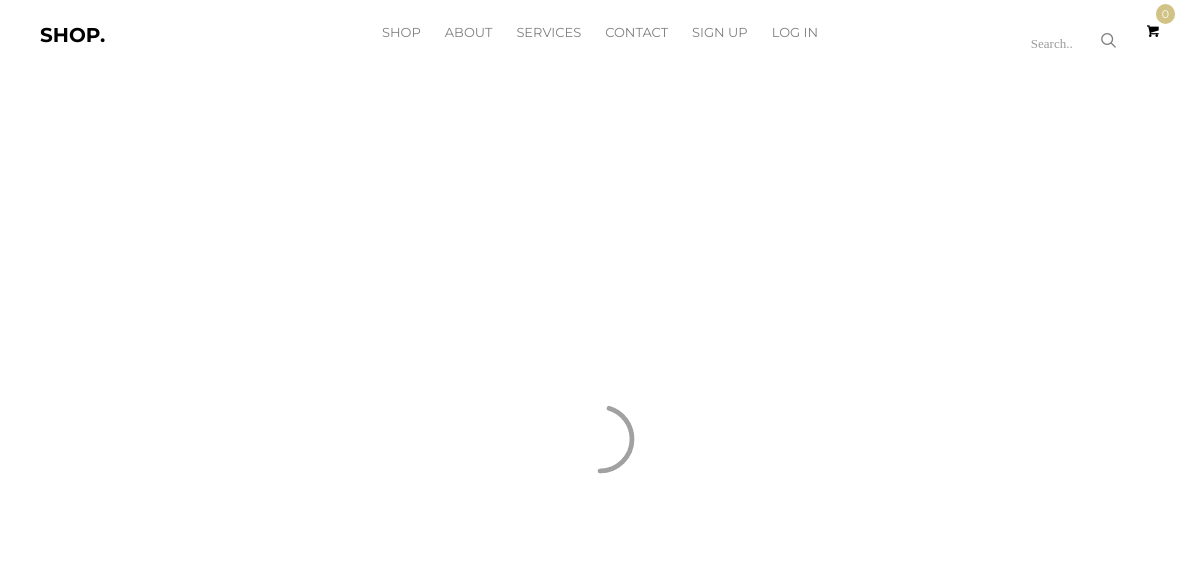
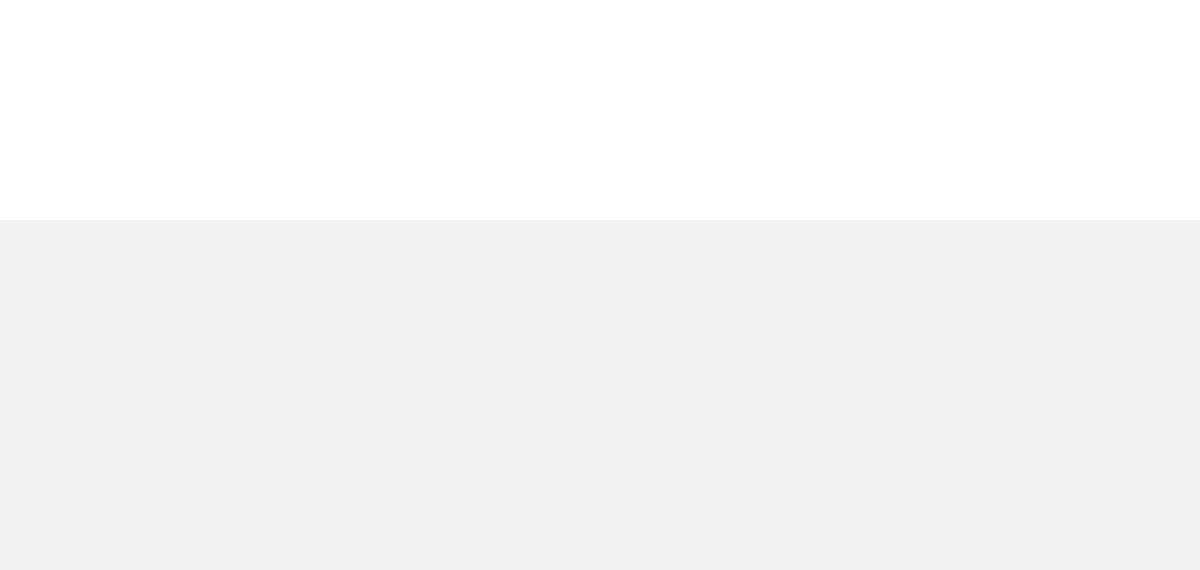
Before: / (upper part) with the older database file (2 pictures, top to bottom).
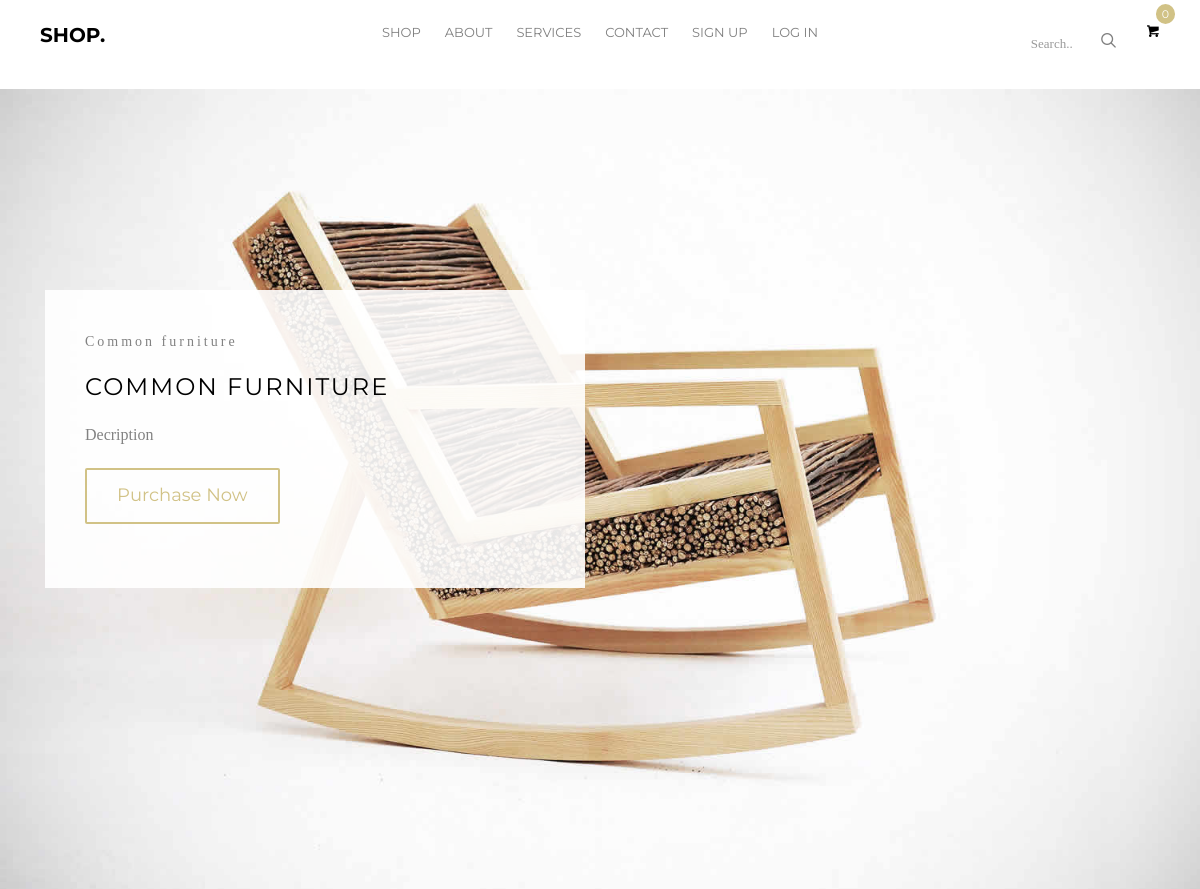
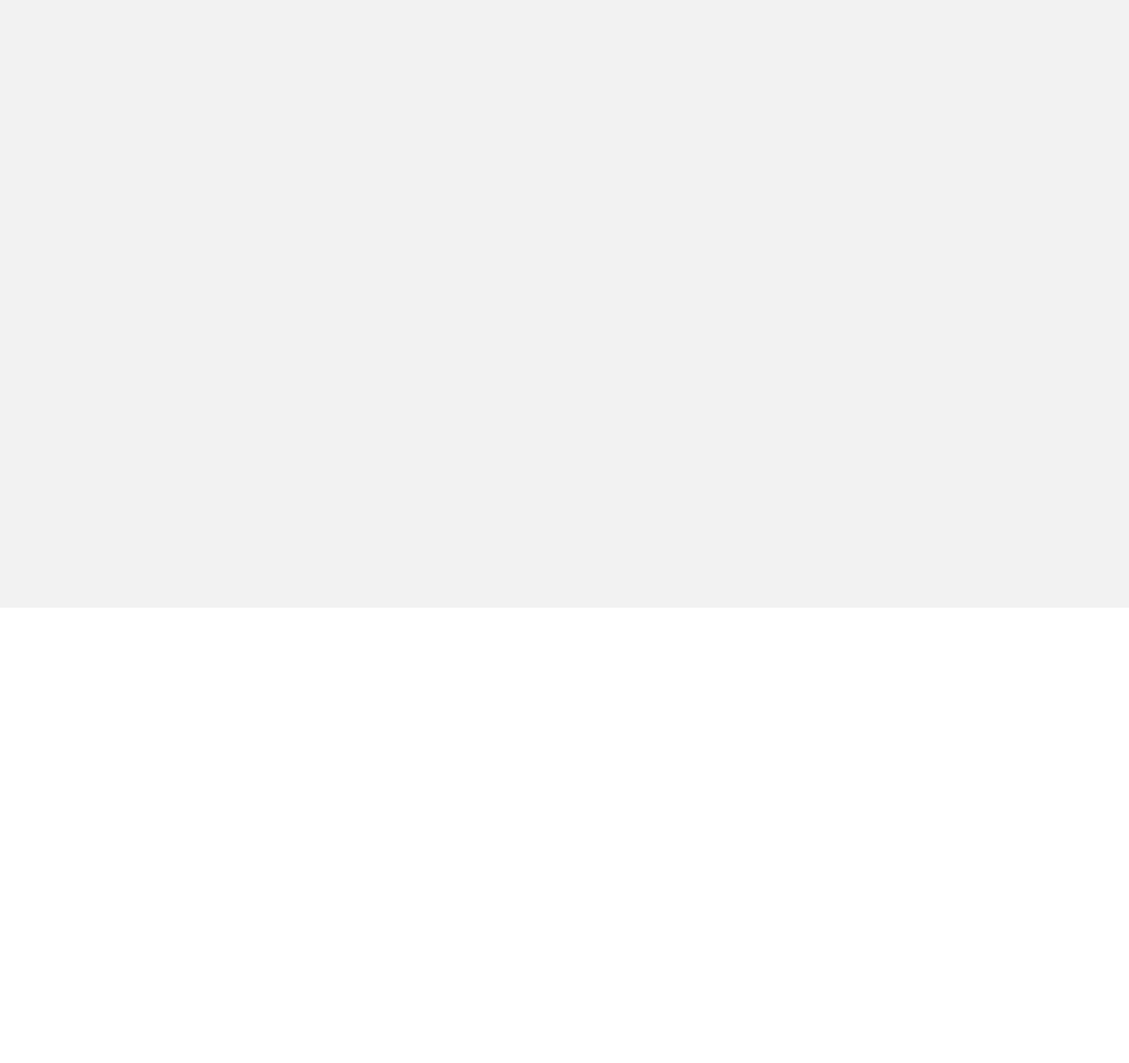
After: the same page with the newer database file (2 pictures, top to bottom).
### main/models.py (models this page shows, shortened)
class Carousel(models.Model):
    image = models.ForeignKey(Media, on_delete=models.CASCADE, related_name='carousel_image')
    price = models.ForeignKey(Aproduct, on_delete=models.CASCADE, related_name='carousel_price')
    title = models.ForeignKey(Aproduct, on_delete=models.CASCADE, related_name='carousel_title')
    short_desc = models.CharField(max_length=200, blank=False)

class Media(models.Model):
    class FileType(models.TextChoices):
        IMAGE = 'image', _("Image")
        VIDEO = 'video', _("Video")
        DOCUMENT = 'document', _("document")
        GIF = 'gif', _("Gif")
        OTHER = 'other', _("Other")
    file = models.FileField(upload_to='media/',
                            verbose_name=_("File"),
                            validators=[FileExtensionValidator(allowed_extensions=['jpg', 'jpeg', 'png', 'mp4', 'avi',
                                                                                   'mov', 'gif', 'webp', 'pdf', 'doc',
                                                                                   'docx', 'mpeg'])])
    file_type = models.CharField(max_length=10, verbose_name=_("File Type"),
                                 choices=FileType.choices)
    class Meta:
        verbose_name = _("Media")
        verbose_name_plural = _("Media")

### goods/models.py (models this page shows, shortened)
class Aproduct(models.Model):
    title = models.CharField(max_length=200)
    price = models.FloatField()
    description = models.TextField()
    image = models.ForeignKey("main.Media", on_delete=models.CASCADE, related_name="product_image")
    specifications = RichTextField(blank=True)
    discount = models.DecimalField(default=0.00, max_digits=7, decimal_places=2, verbose_name='Discount %')
    slug = models.SlugField(max_length=200, unique=True, blank=True, null=True, verbose_name='URL')
    def __str__(self):
        return self.title

### main/views.py (the view)
# urls.py: path('', views.index, name='index'),
def index(request):
    carousel = Carousel.objects.all()
    sh_products = Short_products.objects.all()
    footer = Footer.objects.all()
    pluses = Pluses.objects.all()
    context = {
        'title': 'Home - Main page',
        'carousel': carousel,
        'sh_products': sh_products,
        'footer': footer,
        'pluses': pluses,
    }
    return render(request, 'main/index.html', context)

### main/templates/main/index.html (shortened to what this page needs)
{% extends "base.html" %}
{% load static %}
{% block carousel %}
<aside id="fh5co-hero" class="js-fullheight">
	<div class="flexslider js-fullheight">
		<ul class="slides">
			{% for item in carousel %}
			<li style="background-image: url({{ item.title.image.file.url }});">
				<div class="container">
					<div class="col-md-6 col-md-offset-3 col-md-pull-3 js-fullheight slider-text">
						<div class="slider-text-inner">
							<div class="desc">
								<span class="price">{{ item.price }}</span>
								<h2>{{ item.title }}</h2>
								<p>{{ item.short_desc }}</p>
								<p><a href="#" class="btn btn-primary btn-outline btn-lg">Purchase Now</a></p>
							</div>
						</div>
					</div>
				</div>
			</li>
			{% endfor %}
		</ul>
	</div>
</aside>
{% endblock carousel %}
{% block pluses %}
<div id="fh5co-services" class="fh5co-bg-section">
	<div class="container">
		<div class="row">
			<div class="col-md-4 col-sm-4 text-center">
			</div>
			<div class="col-md-4 col-sm-4 text-center">
			</div>
			<div class="col-md-4 col-sm-4 text-center">
			</div>
		</div>
	</div>
</div>
{% endblock pluses %}
{% block cool_products %}
<div id="fh5co-product">
	<div class="container">
		<div class="row">
		</div>
	</div>
</div>
{% endblock cool_products %}

### templates/base.html (shortened to what this page needs)
{% load static %}
<!DOCTYPE HTML>
<html>
    <head>
        <link rel="stylesheet" href="{% static "css/animate.css" %}">
        <link rel="stylesheet" href="{% static "css/icomoon.css" %}">
        <link rel="stylesheet" href="{% static "css/bootstrap.css" %}">
        <link rel="stylesheet" href="{% static "css/flexslider.css" %}">
        <link rel="stylesheet" href="{% static "css/owl.carousel.min.css" %}">
        <link rel="stylesheet" href="{% static "css/owl.theme.default.min.css" %}">
        <link rel="stylesheet" href="{% static "css/style.css" %}">
    </head>
    <body>
    <div id="page">
        <nav class="fh5co-nav" role="navigation">
            <div class="container">
                <div class="row">
                    <div class="col-md-3 col-xs-2">
                        <div id="fh5co-logo"><a href="{% url 'index' %}">Shop.</a></div>
                    </div>
                    <div class="col-md-6 col-xs-6 text-center menu-1">
                        <ul>
                            <li><a href="{% url 'products' %}">Shop</a></li>
                            <li><a href="{% url 'about' %}">About</a></li>
                            <li><a href="{% url 'services' %}">Services</a></li>
                            <li><a href="{% url 'contact' %}">Contact</a></li>
                            {% if user.is_authenticated %}
                            {% csrf_token %}
                                <li><a href="#">Hello, {{ user.username }}</a></li>
                                <li><a href="{% url "order_list" %}">Orders</a></li>
                                <li><a href="{% url "favorite_page" %}">Favorites</a></li>
                                <form action="{% url 'logout' %}" method="post">
                                    {% csrf_token %}
                                    <button type="submit">Logout</button>
                                </form>
                            {% else %}
                                <li><a href="{% url 'registration' %}">Sign up</a></li>
                                <li><a href="{% url 'login' %}">Log in</a></li>
                            {% endif %}
                        </ul>
                    </div>
                    <div class="col-md-3 col-xs-4 text-right hidden-xs menu-2">
                        <ul>
                            <li class="search">
                                <form method="GET" action="{% url 'search' %}">
                                    <div class="input-group">
                                        <input type="text" name="query" placeholder="Search.." class="form-control">
                                        <span class="input-group-btn">
                                            <button class="btn btn-primary" type="submit"><i class="icon-search"></i></button>
                                        </span>
                                    </div>
                                </form>
                            </li>
                            <li class="shopping-cart"><a href="{% url "cart" %}" class="cart"><span><small>0</small><i class="icon-shopping-cart"></i></span></a></li>
                        </ul>
                    </div>
                </div>
            </div>
        </nav>
        {% block carousel %}{% endblock carousel %}
        {% block pluses %}{% endblock pluses %}
        {% block cool_products %}{% endblock cool_products %}
    </div>
    </body>
</html>

### static/css/icomoon.css (style rules this page uses)
[class^="icon-"], [class*=" icon-"] { font-family: 'icomoon' !important; speak: none; font-style: normal; font-weight: normal; font-variant: normal; text-transform: none; line-height: 1; -webkit-font-smoothing: antialiased; -moz-osx-font-smoothing: grayscale; }
.icon-search:before { content: "\e036"; }
.icon-shopping-cart:before { content: "\ea13"; }

Changed rows visible on the page:
added Carousel: title.image.file (picture), price "Common furniture", title "COMMON FURNITURE", short_desc "Decription"
